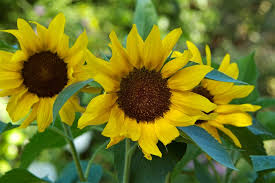
#> input picture Lab_2/Images/Sample_2.jpg, 275 x 183 px, found by its file name
$ python code.py
#> lines starting #> are read from the running program, lines starting #| are printed output that depends on the picture
import cv2
import numpy as np
import matplotlib.pyplot as plt

# Input image path
image_path = 'Lab_2\Images\Sample_2.jpg'
save_path_filtered = 'Lab_2/Task_3/Laplacian_Filtered_Sample_1.png'

# Read the input image in grayscale
img = cv2.imread(image_path, cv2.IMREAD_GRAYSCALE)
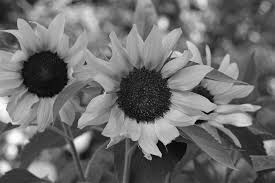
#> img: shape (183, 275); min 0, max 255, mean 109.3
if img is None:
    raise FileNotFoundError(f"File '{image_path}' could not be read. Check if the path is correct.")

# Define the Laplacian kernel
laplacian_kernel = np.array([
    [1, 1, 1],
    [1, -8, 1],
    [1, 1, 1]
], dtype=np.float32)

# Apply the Laplacian filter using OpenCV
laplacian_filtered = cv2.filter2D(img, ddepth=-1, kernel=laplacian_kernel)
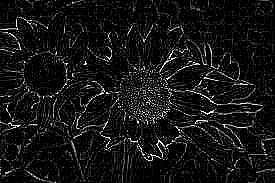
#> laplacian_filtered: shape (183, 275); min 0, max 255, mean 20.2

# Sharpen the image by adding the Laplacian response
c = -1  # Control the amount of sharpening
sharpened_img = cv2.addWeighted(img, 1, laplacian_filtered, c, 0)
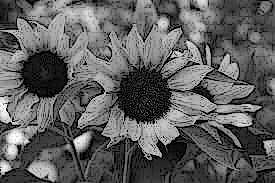
#> sharpened_img: shape (183, 275); min 0, max 255, mean 95

# Clip pixel values to the valid range
sharpened_img = np.clip(sharpened_img, 0, 255).astype(np.uint8)

# Save the filtered image
cv2.imwrite(save_path_filtered, sharpened_img)

# Display the original and filtered images
plt.figure(figsize=(10, 5))
plt.subplot(1, 2, 1)
plt.imshow(img, cmap='gray')
plt.title('Original Image')
plt.axis('off')

plt.subplot(1, 2, 2)
plt.imshow(sharpened_img, cmap='gray')
plt.title('Laplacian Sharpened Image')
plt.axis('off')

plt.show()
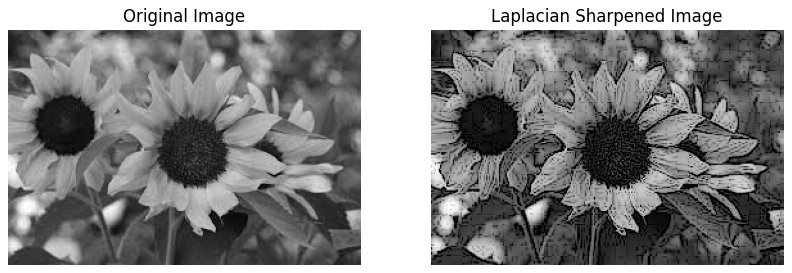
#> figure drawn by matplotlib, 2 panels

$ run again, with Lab_2/Images/Sample_1.png saved as Lab_2/Images/Sample_2.jpg
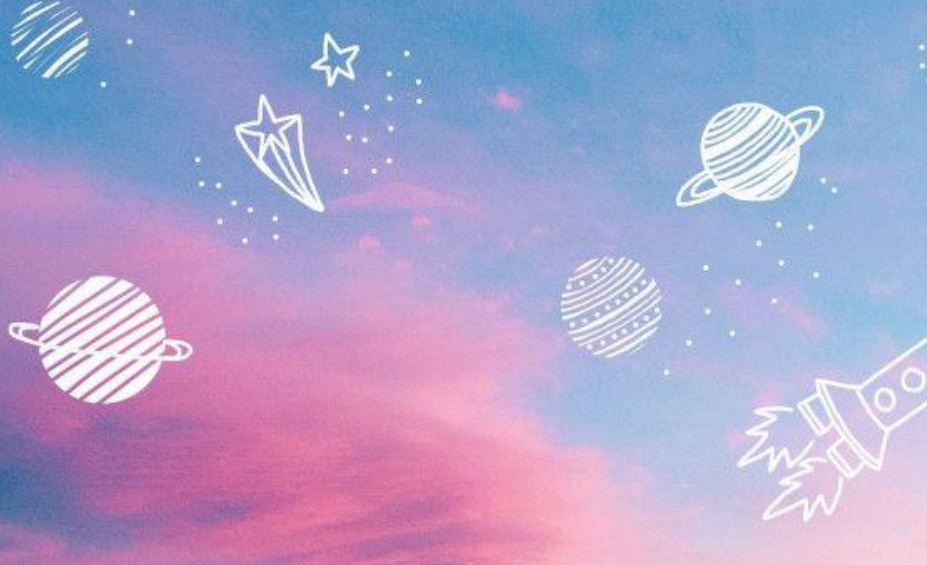
#> input picture Lab_2/Images/Sample_1.png, 927 x 565 px, found by its file name
#> `sharpened_img = cv2.addWeighted(img, 1, laplacian_filtered, c, 0)`:
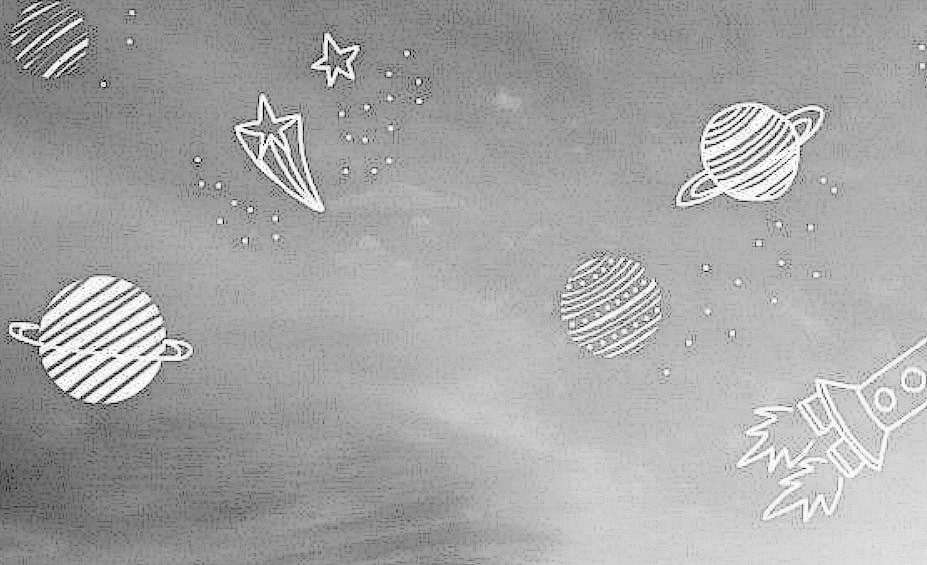
#> sharpened_img: shape (565, 927); min 0, max 255, mean 165.3
#> `plt.show()`:
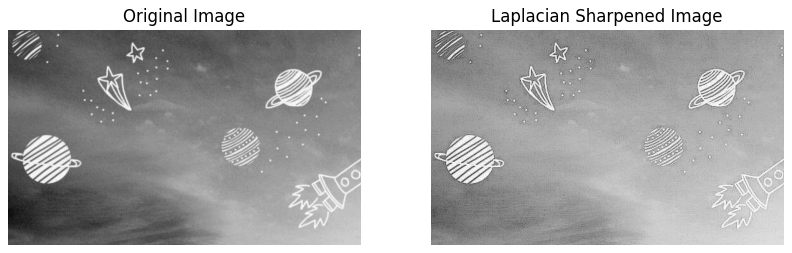
#> figure drawn by matplotlib, 2 panels
